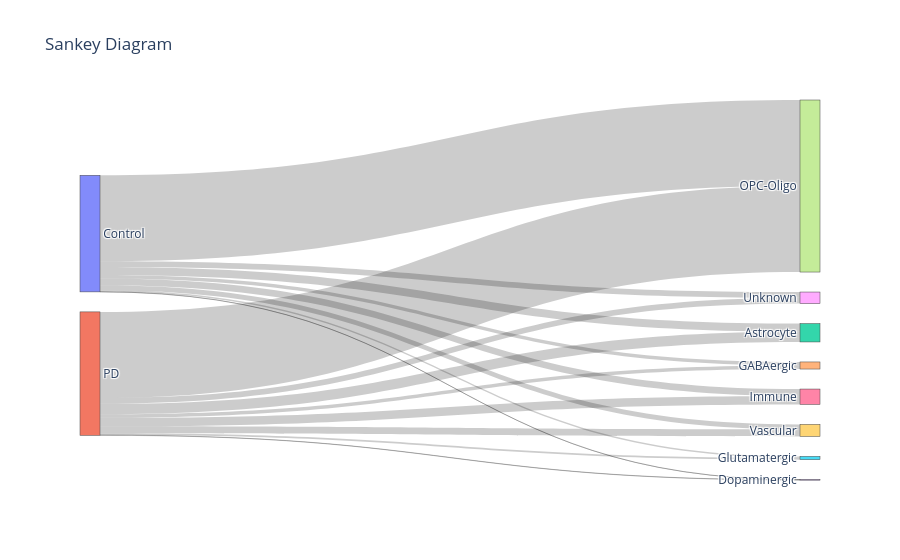

Source (notebook cell):
### Code cell
sankey_from_obs(
    adata_neurons_tmp,
    source_col="condition_id",
    target_col="cell_type_refined"
)

### Figure 1 — Plotly figure (JSON) as saved in the notebook; plotly's stock layout.template omitted (floating-point values rounded to 4 significant figures)
{"data": [{"link": {"source": [0, 0, 0, 0, 0, 0, 0, 0, 1, 1, 1, 1, 1, 1, 1, 1], "target": [2, 3, 4, 5, 6, 7, 8, 9, 2, 3, 4, 5, 6, 7, 8, 9], "value": [8637, 125, 3699, 1608, 7378, 92508, 6206, 5404, 11109, 233, 3934, 1932, 9171, 92796, 6272, 7493]}, "node": {"label": ["Control", "PD", "Astrocyte", "Dopaminergic", "GABAergic", "Glutamatergic", "Immune", "OPC-Oligo", "Unknown", "Vascular"], "pad": 20, "thickness": 20}, "type": "sankey"}], "layout": {"font": {"size": 12}, "title": {"text": "Sankey Diagram"}}}
